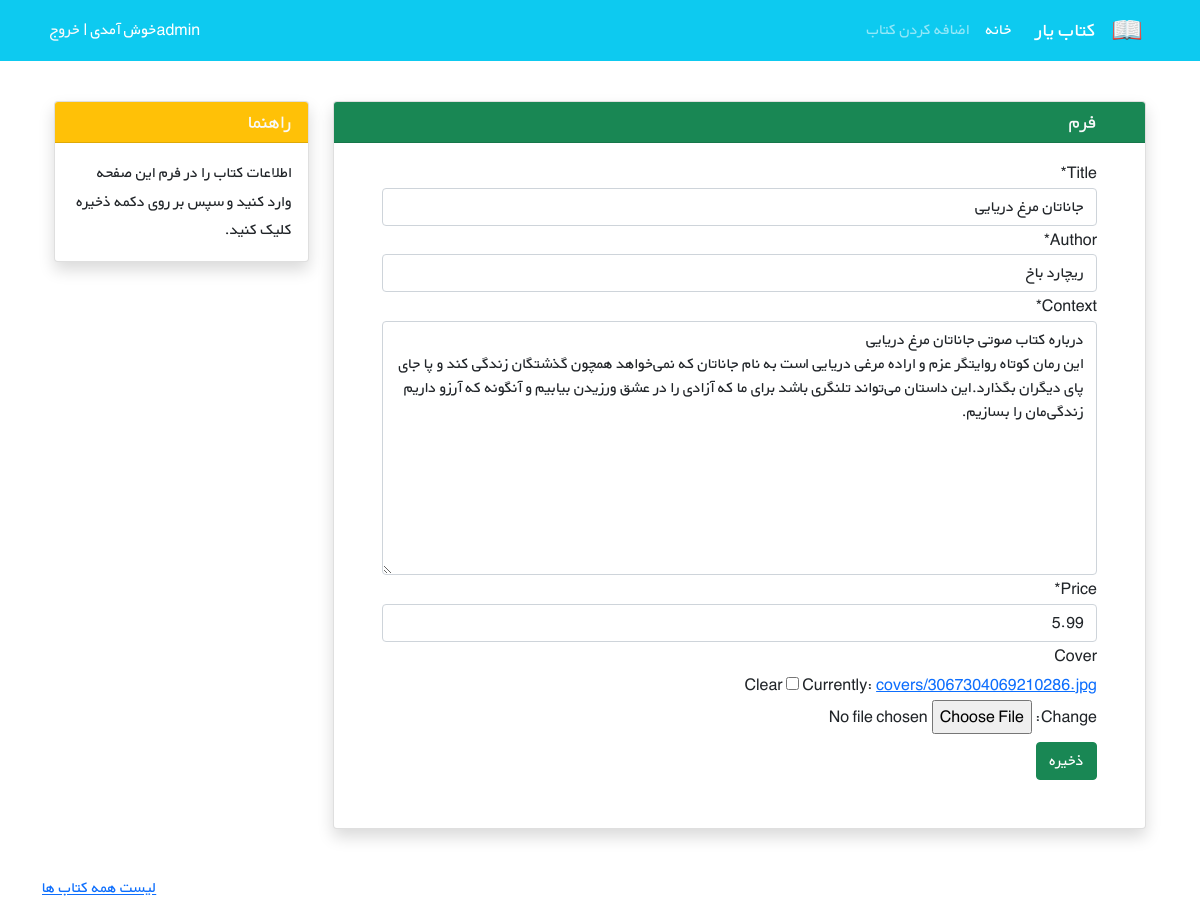
Screenshot of /books/7/edit/ (signed in) with the database file from the repository.
### accounts/models.py (models this page shows)
class CustomUser(AbstractUser):
    age=models.PositiveIntegerField(null=True,blank=True)

### books/models.py (models this page shows, shortened)
class Book(models.Model):
    title = models.CharField(max_length=200)
    author = models.CharField(max_length=200)
    context = models.TextField()
    price = models.DecimalField(max_digits=5, decimal_places=2)
    cover = models.ImageField(upload_to='covers/', blank=True)

### books/views.py (the view)
# urls.py: path('<int:pk>/edit/', BookUpdateView.as_view(), name='book_update'),
class BookUpdateView(generic.UpdateView):
    model = Book
    fields = ['title', 'author', 'context','price','cover']
    template_name = 'books/book_update.html'

### books/templates/books/book_update.html (shortened to what this page needs)
{% extends '_base.html' %}
{% load crispy_forms_filters %}
{% block content %}
   <div class="container mt-4" dir="rtl">
    <div class="row">
        <div class="col-9">
            <div class="card shadow my-3">
                <h5 class="card-header bg-success text-light px-5">فرم</h5>
                <div class="px-5 pt-3 pb-5">
                    <form method="POST" enctype="multipart/form-data">
                        {{ form|crispy }}
                        <button type="submit" class="btn btn-success mt-2">ذخیره</button>
                    </form>
                </div>
            </div>
        </div>
        <div class="col-3">
                <div class="card my-3 shadow">
                    <h5 class="card-header bg-warning text-light">راهنما</h5>
                    <div class="card-body">
                        <p class="card-text">
                            اطلاعات کتاب را در فرم این صفحه وارد کنید و سپس بر روی دکمه ذخیره کلیک کنید.
                        </p>
                    </div>
                </div>
        </div>
    </div>
</div>
        <br>
        <a href="{% url 'book_list' %}">لیست همه کتاب ها</a>
{% endblock %}

### templates/_base.html (shortened to what this page needs)
<!DOCTYPE HTML PUBLIC "-//W3C//DTD HTML 4.01//EN" "http://www.w3.org/TR/html4/strict.dtd">
<html lang="en">
{% load static %}
<head>
    <link href="https://cdn.jsdelivr.net/npm/bootstrap@5.1.3/dist/css/bootstrap.min.css" rel="stylesheet"
>
    <link rel="stylesheet" href="{% static 'css/style.css' %}">
</head>
<body>
<nav class="navbar navbar-expand-lg navbar-dark bg-info" dir="rtl">
    <div class="container">
        <a class="navbar-brand" href="#">
            <img src="{% static 'icons/book.png' %}" alt="" height="30"
                 class="d-inline-block align-text-top">
        </a>
        <a class="navbar-brand mx-3" href="#">کتاب یار</a>
        <div class="collapse navbar-collapse" id="navbarNavAltMarkup">
            <div class="navbar-nav">
                <a class="nav-link active" aria-current="page" href="{% url 'book_list' %}">خانه</a>
                <a class="nav-link" href="{% url 'book_create' %}">اضافه کردن کتاب</a>
            </div>
        </div>
        <div class="mx-2 text-white">
            {% if user.is_authenticated %}
            {{ user.username}}خوش آمدی |
            <a class="link-light text-decoration-none" href="{% url 'logout' %}">خروج</a></div>
                {% else  %}
            <a class="link-light text-decoration-none" href="{% url 'login' %}">ورود</a>
                |
                <a class="link-light text-decoration-none" href="{% url 'signup' %}">ثبت نام</a>
            {% endif %}
    </div>
</nav>
<div class="container">
{% block content %}
{% endblock %}
</div>
</body>
</html>

### static/css/style.css (style rules this page uses)
* { font-family: 'BYekan', sans-serif; line-height: 1.8rem; }

### rows the page displays
CustomUser: username "admin"
Book: title "جاناتان مرغ دریایی", author "ریچارد باخ", context "درباره کتاب صوتی جاناتان مرغ دریایی این رمان کوتاه روایتگر عزم و اراده مرغی دریایی است به نام جاناتان که نمی‌خواهد همچون گذشتگان زندگی کند و پا جای پای دیگران بگذارد.این داستان می‌تواند تلنگری باشد برای ما که آزادی را در عشق ورزیدن بیابیم و آنگونه که آرزو داریم زندگی‌مان را بسازیم.", price "5.99"
